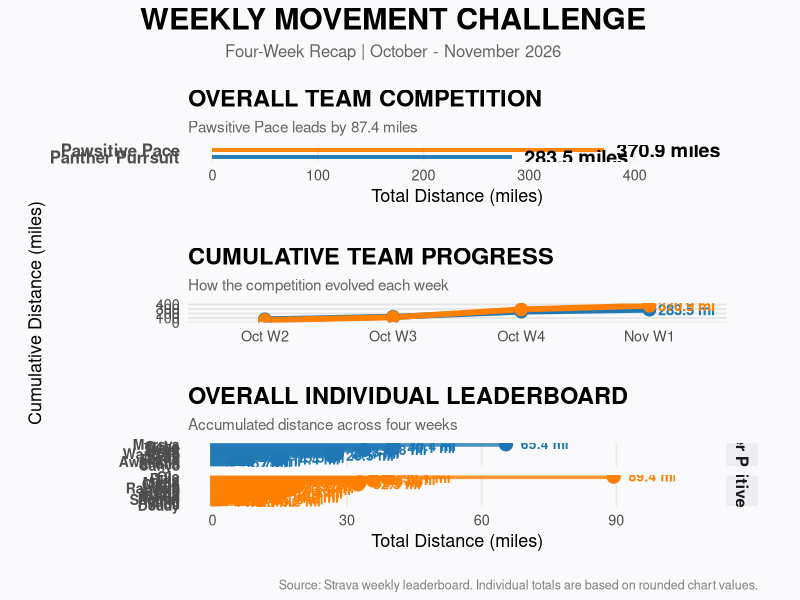
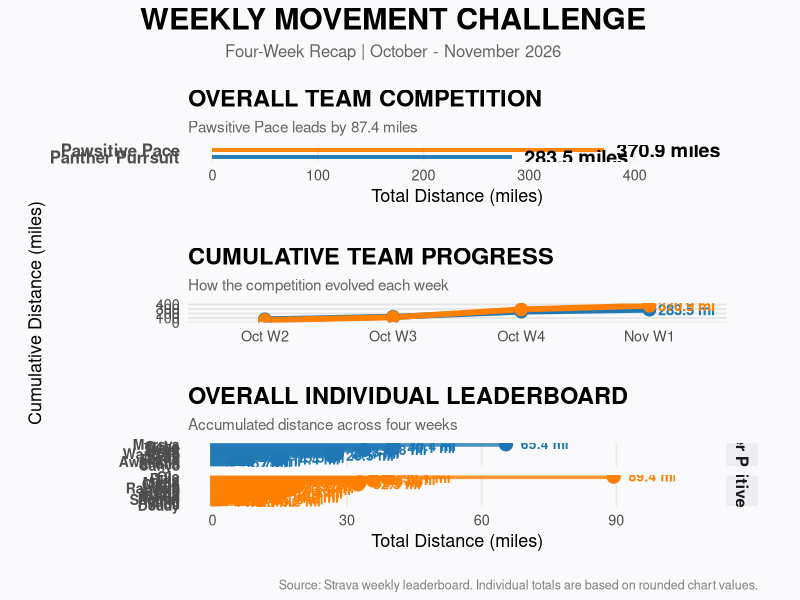

Generate these figures, in order, with R:

# ============================================================
# STRAVA MOVEMENT CHALLENGE - OVERALL 4-WEEK RESULTS
# OCTOBER WEEK 2 - NOVEMBER WEEK 1
# ============================================================

library(tidyverse)
library(scales)
library(patchwork)
library(glue)

# 1. INPUT WEEKLY INDIVIDUAL DATA ----------------------------

leaderboard <- tribble(
  ~Week, ~Team, ~Athlete, ~miles,
  
  # OCTOBER - WEEK 2
  "Oct W2", "Team A", "Marsya",        20.1,
  "Oct W2", "Team A", "Oche",          17.9,
  "Oct W2", "Team A", "Tutus",         11.8,
  "Oct W2", "Team A", "Ester",          7.8,
  "Oct W2", "Team A", "Ryan",           5.0,
  "Oct W2", "Team A", "Veda",           4.5,
  "Oct W2", "Team A", "Awaludin",       2.7,
  
  "Oct W2", "Team B", "Ola",           11.7,
  "Oct W2", "Team B", "Tita",          11.7,
  "Oct W2", "Team B", "Maris",          9.3,
  "Oct W2", "Team B", "Chloe",          8.8,
  "Oct W2", "Team B", "David",          5.7,
  "Oct W2", "Team B", "Jefta",          3.8,
  "Oct W2", "Team B", "Shomat",         3.6,
  
  # OCTOBER - WEEK 3
  "Oct W3", "Team A", "Marsya",        15.2,
  "Oct W3", "Team A", "Tutus",          9.6,
  "Oct W3", "Team A", "Oche",           6.8,
  "Oct W3", "Team A", "Ester",          6.3,
  "Oct W3", "Team A", "Shafia",         5.7,
  "Oct W3", "Team A", "Ryan",           3.8,
  "Oct W3", "Team A", "Veda",           3.3,
  "Oct W3", "Team A", "Wantoso",        2.5,
  "Oct W3", "Team A", "Yuke",           1.3,
  "Oct W3", "Team A", "Cahyo",          1.1,
  "Oct W3", "Team A", "Ratna",          0.6,
  
  "Oct W3", "Team B", "Ola",           29.8,
  "Oct W3", "Team B", "David",          6.5,
  "Oct W3", "Team B", "Tita",           6.3,
  "Oct W3", "Team B", "Shomat",         6.1,
  "Oct W3", "Team B", "Chloe",          4.5,
  "Oct W3", "Team B", "Jefta",          4.0,
  "Oct W3", "Team B", "Najma",          3.0,
  
  # OCTOBER - WEEK 4
  "Oct W4", "Team A", "Marsya",        25.0,
  "Oct W4", "Team A", "Wantoso",       20.4,
  "Oct W4", "Team A", "Ryan",          17.0,
  "Oct W4", "Team A", "Oche",          12.9,
  "Oct W4", "Team A", "Tutus",         12.4,
  "Oct W4", "Team A", "Ester",         12.0,
  "Oct W4", "Team A", "Veda",           7.7,
  "Oct W4", "Team A", "Ratna",          6.2,
  "Oct W4", "Team A", "Yuke",          26.5,
  "Oct W4", "Team A", "Awaludin",       1.0,
  
  "Oct W4", "Team B", "Ola",           40.9,
  "Oct W4", "Team B", "Ruly",          33.4,
  "Oct W4", "Team B", "Rahman",        17.6,
  "Oct W4", "Team B", "Tita",          16.2,
  "Oct W4", "Team B", "Maris",         13.2,
  "Oct W4", "Team B", "Ayu",           10.2,
  "Oct W4", "Team B", "Chloe",         10.1,
  "Oct W4", "Team B", "Jefta",          9.1,
  "Oct W4", "Team B", "Edy",            6.7,
  "Oct W4", "Team B", "Aidil",          6.5,
  "Oct W4", "Team B", "Tarida",         6.5,
  "Oct W4", "Team B", "Doddy",          1.8,
  "Oct W4", "Team B", "David",          1.5,
  "Oct W4", "Team B", "Shomat",         1.1,
  
  # NOVEMBER - WEEK 1
  "Nov W1", "Team A", "Ester",          7.7,
  "Nov W1", "Team A", "Ratna",          7.6,
  "Nov W1", "Team A", "Tutus",          6.3,
  "Nov W1", "Team A", "Marsya",         5.1,
  "Nov W1", "Team A", "Wantoso",        4.8,
  "Nov W1", "Team A", "Awaludin",       4.1,
  "Nov W1", "Team A", "Cahyo",          3.6,
  "Nov W1", "Team A", "Oche",           2.8,
  "Nov W1", "Team A", "Ryan",           0.7,
  
  "Nov W1", "Team B", "Najma",         11.2,
  "Nov W1", "Team B", "Maris",         10.3,
  "Nov W1", "Team B", "Agung",         10.2,
  "Nov W1", "Team B", "Chloe",          9.1,
  "Nov W1", "Team B", "Ayu",            8.8,
  "Nov W1", "Team B", "Tarida",         8.6,
  "Nov W1", "Team B", "Edy",            8.5,
  "Nov W1", "Team B", "Ola",            7.0,
  "Nov W1", "Team B", "Ruly",           5.7,
  "Nov W1", "Team B", "Tita",           1.6,
  "Nov W1", "Team B", "David",          0.6
)

# 2. TEAM NAMES AND COLOURS ----------------------------------

team_names <- c(
  "Team A" = "Panther Purrsuit",
  "Team B" = "Pawsitive Pace"
)

team_colors <- c(
  "Panther Purrsuit" = "#1F78B4",
  "Pawsitive Pace" = "#FF7F00"
)

week_levels <- c(
  "Oct W2", "Oct W3", "Oct W4", "Nov W1"
)

leaderboard <- leaderboard %>%
  mutate(
    Team = recode(Team, !!!team_names),
    Week = factor(Week, levels = week_levels)
  )

# 3. OFFICIAL WEEKLY TEAM TOTALS -----------------------------

# Use the totals shown in the original charts.
# These may differ slightly from sums of individually
# rounded distances.

weekly_team <- tribble(
  ~Week,    ~Team,               ~miles,
  "Oct W2", "Panther Purrsuit",    69.9,
  "Oct W2", "Pawsitive Pace",      54.6,
  "Oct W3", "Panther Purrsuit",    56.2,
  "Oct W3", "Pawsitive Pace",      60.2,
  "Oct W4", "Panther Purrsuit",   114.6,
  "Oct W4", "Pawsitive Pace",     174.6,
  "Nov W1", "Panther Purrsuit",    42.8,
  "Nov W1", "Pawsitive Pace",      81.5
) %>%
  mutate(
    Week = factor(Week, levels = week_levels)
  ) %>%
  arrange(Team, Week) %>%
  group_by(Team) %>%
  mutate(cumulative = cumsum(miles)) %>%
  ungroup()

team_summary <- weekly_team %>%
  group_by(Team) %>%
  summarise(
    total_miles = sum(miles),
    .groups = "drop"
  ) %>%
  arrange(desc(total_miles))

# Individual cumulative results
individual_summary <- leaderboard %>%
  group_by(Team, Athlete) %>%
  summarise(
    total_miles = sum(miles),
    active_weeks = n_distinct(Week),
    .groups = "drop"
  ) %>%
  arrange(Team, desc(total_miles))

winner <- team_summary$Team[1]

gap_miles <- diff(range(team_summary$total_miles))

print(team_summary)
print(individual_summary)


# 4. SHARED THEME --------------------------------------------

theme_competition <- theme_minimal(base_size = 13) +
  theme(
    plot.title = element_text(
      face = "bold", size = 17
    ),
    plot.subtitle = element_text(
      size = 11, color = "grey40"
    ),
    panel.grid.major.y = element_blank(),
    panel.grid.minor = element_blank(),
    legend.position = "none",
    plot.background = element_rect(
      fill = "#FAFAFC", color = NA
    ),
    panel.background = element_rect(
      fill = "#FAFAFC", color = NA
    ),
    plot.margin = margin(15, 25, 15, 15)
  )


# 5. PLOT 1: OVERALL TEAM COMPETITION ------------------------

p_team <- ggplot(
  team_summary,
  aes(
    x = reorder(Team, total_miles),
    y = total_miles,
    fill = Team
  )
) +
  geom_col(
    width = 0.55,
    alpha = 0.95
  ) +
  geom_text(
    aes(
      label = paste0(
        number(total_miles, accuracy = 0.1),
        " miles"
      )
    ),
    hjust = -0.12,
    size = 5,
    fontface = "bold"
  ) +
  coord_flip(
    ylim = c(0, max(team_summary$total_miles) * 1.25)
  ) +
  scale_fill_manual(values = team_colors) +
  labs(
    title = "OVERALL TEAM COMPETITION",
    subtitle = glue(
      "{winner} leads by {round(gap_miles, 1)} miles"
    ),
    x = NULL,
    y = "Total Distance (miles)"
  ) +
  theme_competition +
  theme(
    axis.text.y = element_text(
      face = "bold", size = 12
    )
  )


# 6. PLOT 2: CUMULATIVE TEAM PROGRESS ------------------------

p_progress <- ggplot(
  weekly_team,
  aes(
    x = Week,
    y = cumulative,
    group = Team,
    color = Team
  )
) +
  geom_line(
    linewidth = 2,
    lineend = "round"
  ) +
  geom_point(
    size = 4
  ) +
  geom_text(
    data = weekly_team %>%
      filter(Week == "Nov W1"),
    aes(
      label = paste0(
        number(cumulative, accuracy = 0.1),
        " mi"
      )
    ),
    hjust = -0.15,
    fontface = "bold",
    size = 3.8,
    show.legend = FALSE
  ) +
  scale_color_manual(values = team_colors) +
  scale_y_continuous(
    limits = c(0, 420),
    breaks = seq(0, 400, 100),
    expand = c(0, 0)
  ) +
  labs(
    title = "CUMULATIVE TEAM PROGRESS",
    subtitle = "How the competition evolved each week",
    x = NULL,
    y = "Cumulative Distance (miles)"
  ) +
  theme_competition +
  theme(
    panel.grid.major.y = element_line(
      color = "grey90"
    ),
    panel.grid.major.x = element_blank()
  )


# 7. PLOT 3: OVERALL INDIVIDUAL LEADERBOARD ------------------

individual <- individual_summary %>%
  mutate(
    athlete_id = paste(Team, Athlete, sep = " - ")
  ) %>%
  arrange(total_miles) %>%
  mutate(
    athlete_id = factor(
      athlete_id,
      levels = unique(athlete_id)
    )
  )

p_individual <- ggplot(
  individual,
  aes(
    x = athlete_id,
    y = total_miles,
    color = Team
  )
) +
  geom_segment(
    aes(
      xend = athlete_id,
      y = 0,
      yend = total_miles
    ),
    linewidth = 1.7,
    lineend = "round",
    alpha = 0.8
  ) +
  geom_point(
    size = 4.2
  ) +
  geom_text(
    aes(
      label = paste0(
        number(total_miles, accuracy = 0.1),
        " mi"
      )
    ),
    nudge_y = 2,
    hjust = -0.12,
    size = 3.5,
    fontface = "bold",
    show.legend = FALSE
  ) +
  coord_flip(
    ylim = c(0, max(individual$total_miles) * 1.22)
  ) +
  facet_grid(
    Team ~ .,
    scales = "free_y",
    space = "free_y"
  ) +
  scale_color_manual(values = team_colors) +
  scale_x_discrete(
    labels = function(x) {
      sub("^.* - ", "", x)
    }
  ) +
  labs(
    title = "OVERALL INDIVIDUAL LEADERBOARD",
    subtitle = "Accumulated distance across four weeks",
    x = NULL,
    y = "Total Distance (miles)"
  ) +
  theme_competition +
  theme(
    strip.text.y = element_text(
      face = "bold", size = 12
    ),
    strip.background = element_rect(
      fill = "#EEEEF2",
      color = NA
    ),
    axis.text.y = element_text(
      face = "bold", size = 10
    )
  )


# 8. COMBINE DASHBOARD ---------------------------------------

final_plot <- (p_team / p_progress / p_individual) +
  plot_layout(
    heights = c(1, 1.2, 4)
  ) +
  plot_annotation(
    title = "WEEKLY MOVEMENT CHALLENGE",
    subtitle = "Four-Week Recap | October - November 2026",
    caption = paste(
      "Source: Strava weekly leaderboard.",
      "Individual totals are based on rounded chart values."
    ),
    theme = theme(
      plot.title = element_text(
        face = "bold",
        size = 22,
        hjust = 0.5
      ),
      plot.subtitle = element_text(
        size = 12,
        hjust = 0.5,
        color = "grey40"
      ),
      plot.caption = element_text(
        size = 9,
        color = "grey50"
      ),
      plot.background = element_rect(
        fill = "#FAFAFC",
        color = NA
      )
    )
  )

print(final_plot)


# 9. EXPORT --------------------------------------------------

ggsave(
  filename = "strava_overall_4week_challenge.png",
  plot = final_plot,
  width = 12,
  height = 20,
  dpi = 300,
  bg = "#FAFAFC"
)

# Optional: export individual cumulative results
write_csv(
  individual_summary,
  "strava_overall_individual_results.csv"
)

# Optional: export weekly team progress
write_csv(
  weekly_team,
  "strava_weekly_team_progress.csv"
)
